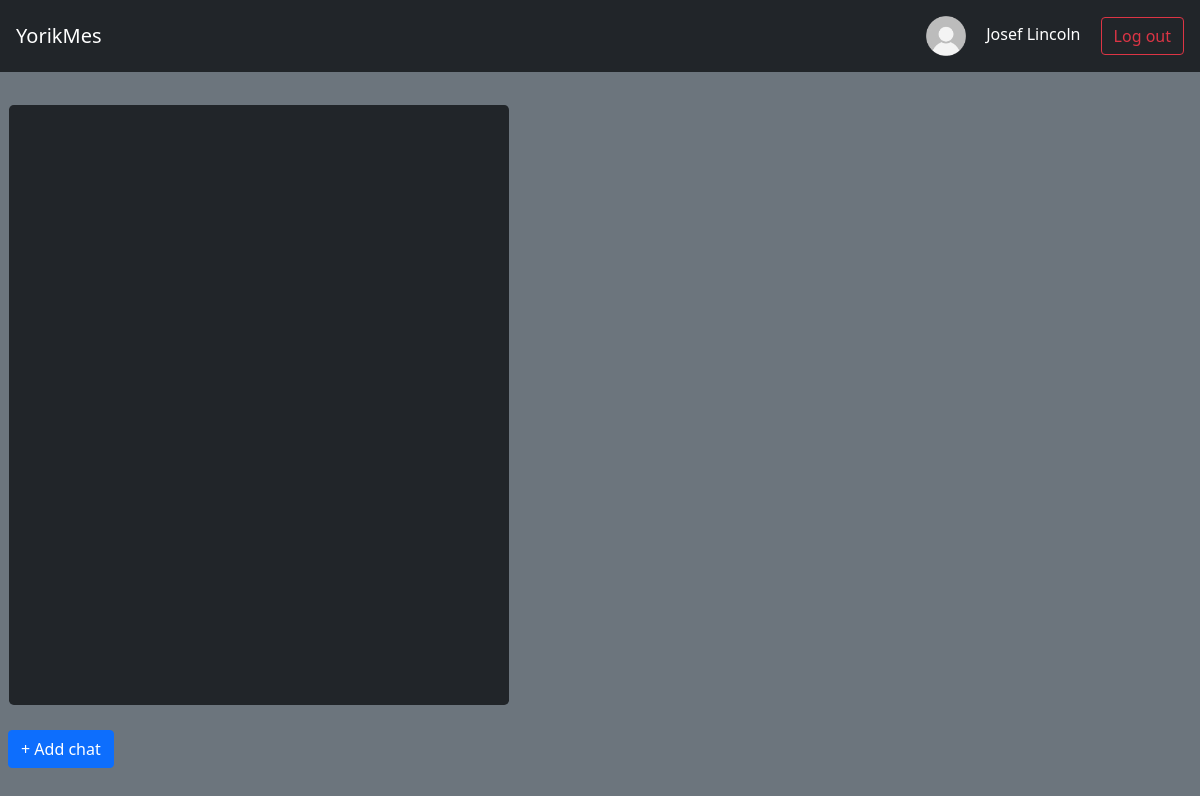
Page / (signed in) on the earlier database version.
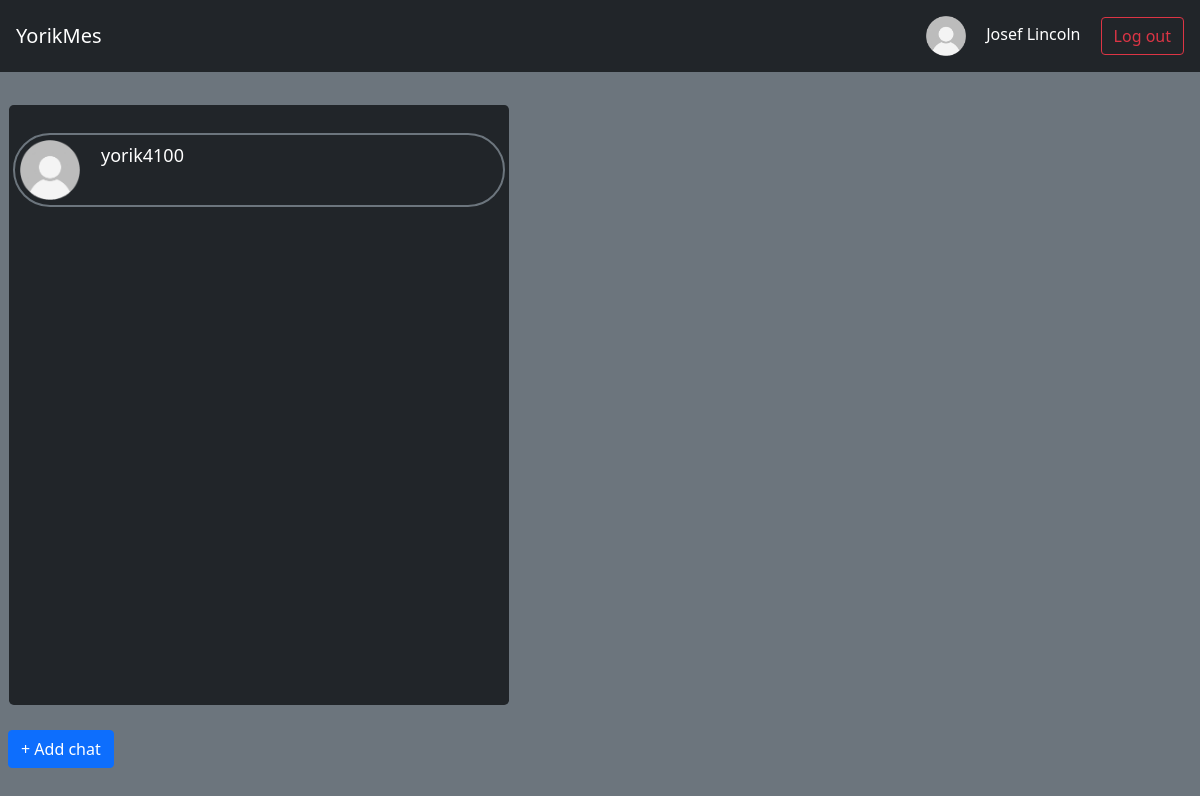
Same page on the later database version.
### db_scripts/data/users.py (models this page shows, shortened)
class User(SqlAlchemyBase, UserMixin, SerializerMixin):
    __tablename__ = 'users'
    id = sqlalchemy.Column(sqlalchemy.Integer,
                           primary_key=True, autoincrement=True)
    email = sqlalchemy.Column(sqlalchemy.String,
                              index=True, unique=True, nullable=True)
    nickname = sqlalchemy.Column(sqlalchemy.String, nullable=True)
    surname = sqlalchemy.Column(sqlalchemy.String, nullable=True)
    name = sqlalchemy.Column(sqlalchemy.String, nullable=True)
    age = sqlalchemy.Column(sqlalchemy.Integer, nullable=True)
    hashed_password = sqlalchemy.Column(sqlalchemy.String, nullable=True)
    modified_date = sqlalchemy.Column(sqlalchemy.DateTime,
                                      default=datetime.datetime.now)
    contacts = orm.relationship("Chat", back_populates='user')

### main.py (the view)
@app.route("/")
def index():
    db_sess = db_session.create_session()
    if current_user.is_authenticated:
        contacts = list(map(lambda x: ContactCard(x), db_sess.query(Chat).filter(Chat.user_id == current_user.id).all()))
    else:
        contacts = []
    return render_template("index.html", title="Chats", contacts=contacts)

### db_scripts/db_session.py (called while the page is built, shortened)
def global_init(db_file):
    global __factory
    if __factory:
        return

def create_session() -> Session:
    global __factory
    return __factory()

### main.py (called while the page is built)
@login_manager.user_loader
def load_user(user_id):
    db_sess = db_session.create_session()
    return db_sess.query(User).get(user_id)

### templates/index.html (shortened to what this page needs)
{% extends "base.html" %}
{% block content %}
    {% if current_user.is_authenticated %}
        <div><table><tr>
            <td>
                <div class="scroll rounded-3">
                    {% for user in contacts %}
                        <a class="p-2 text-white" style="text-decoration: none;" href="/login">
                            <div class="border p-1 border-secondary border-2 rounded-pill">
                                <table>
                                    <tr>
                                        <td rowspan="2">
                                            <img src="{{ url_for('static', filename='img/user-profile-icon.png') }}" width="60" height="60" alt="">
                                        </td>
                                        <td>
                                            <span class="p-1" style="margin-left: 15px; font-size: 18px;">{{ user.showed_name }}</span>
                                        </td>
                                    </tr>
                                    <tr>
                                        <td>
                                            <span class="p-1" style="margin-left: 15px; font-size: 14px;">{{ user.last_message }}</span>
                                        </td>
                                    </tr>
                                </table>
                            </div>
                        </a>
                    {% endfor %}
                </div>
            </td>
            <td>
            </td>
        </tr></table></div><br>
        <div>
            <a href="/add_chat" class="btn btn-primary">+ Add chat</a>
        </div>
    {% endif %}
{% endblock %}

### templates/base.html (shortened to what this page needs)
<!DOCTYPE html>
<html lang="en">
    <head>
        <link rel="stylesheet"
            href="https://cdn.jsdelivr.net/npm/bootstrap@5.0.0-beta1/dist/css/bootstrap.min.css"
>
    </head>
    <nav class="navbar navbar-dark bg-dark p-3">
        <a class="navbar-brand" href="/">YorikMes</a>
        {% if current_user.is_authenticated %}
            <div class="">
                <img src="{{ url_for('static', filename='img/user-profile-icon.png') }}" width="40" height="40" alt="">
                <span class="text-white p-3">{{ current_user.surname }} {{ current_user.name }}</span>
                <a class="btn btn-outline-danger" href="/logout">Log out</a>
            </div>
        {% else %}
            <div class="">
                <a class="btn btn-outline-success" href="/login">Log in</a>
                <a class="btn btn-primary" href="/register">Register</a>
            </div>
        {% endif %}
    </nav>
    <body class="bg-secondary">
        <main role="main" class="p-2 text-white">
            <br>
            <div>{% block content %}{% endblock %}</div>
        </main>
    </body>
</html>

### templates/index.html (style rules this page uses)
div.scroll { margin:4px, 4px; padding:4px; background-color: #212529; width: 500px; height: 75vh; overflow-x: hidden; overflow-y: auto; text-align:justify; }

Differences in the rows shown:
added User: showed_name "yorik4100"
